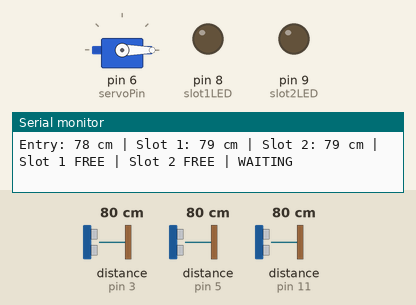
This sketch was run on a simulated Arduino Uno, built with avr-gcc and run on an emulated ATmega328P. Shown: servo, output pins drawn as LEDs (lit = HIGH), the last lines printed to the serial monitor. Wiring (inferred from the names in the program): 3 × ultrasonic range finder: trigger pin 2, echo pin 3 / trigger pin 4, echo pin 5 / trigger pin 10, echo pin 11. The test bench sets the inputs (shaded band); at power-on: distance to the obstacle (sensors on pin 3, pin 5, pin 11) 80 cm. The echo pulse lasts 58.3 µs per cm; pins used as bus, display or sensor lines are not drawn.

Above: at 1.3 s.
1.4 s: distance to the obstacle (sensor on pin 3) set to 13 cm
2.9 s: distance to the obstacle (sensor on pin 3) set to 10 cm
At 3.9 s:
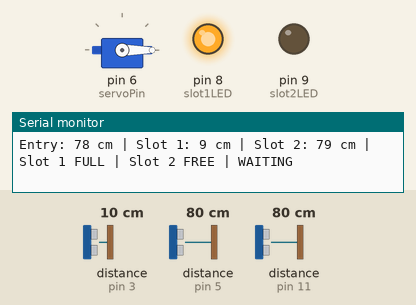
4.7 s: distance to the obstacle (sensor on pin 5) set to 13 cm
6.2 s: distance to the obstacle (sensor on pin 5) set to 10 cm
At 7.4 s:
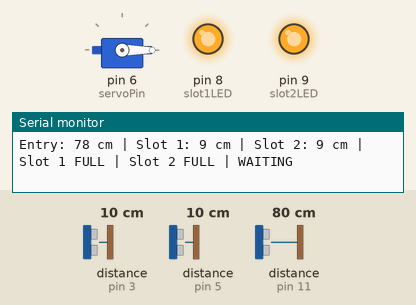
7.9 s: distance to the obstacle (sensor on pin 3) set to 18 cm
At 9.0 s:
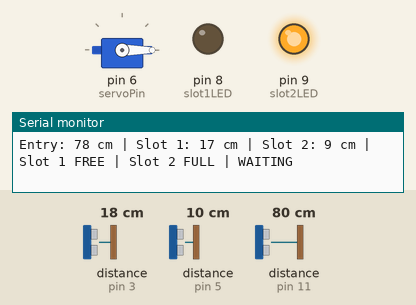
9.5 s: distance to the obstacle (sensor on pin 11) set to 18 cm
11.0 s: distance to the obstacle (sensor on pin 11) set to 14 cm
At 12.4 s:
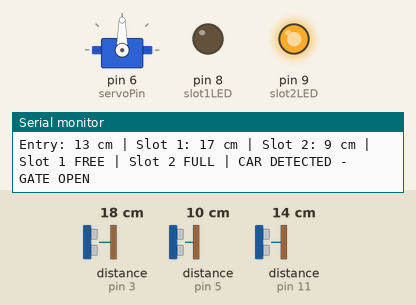
Timing chart, 0 to 13.6 s (numbered marks = the images above; inputs shaded):
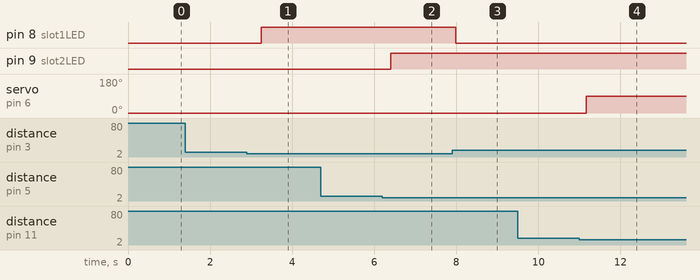

The sketch:

smart_parking_system.ino
```cpp
#include <Servo.h>

// ---------- Pin Configuration ----------

// Entry sensor
const int entryTrig = 10;
const int entryEcho = 11;

// Parking Slot 1 sensor
const int slot1Trig = 2;
const int slot1Echo = 3;

// Parking Slot 2 sensor
const int slot2Trig = 4;
const int slot2Echo = 5;

// Servo barrier
const int servoPin = 6;

// LEDs
const int slot1LED = 8;
const int slot2LED = 9;

Servo barrier;

// ---------- Settings ----------
const int entryDistance = 15;
const int parkingDistance = 10;


// ---------- Distance Function ----------
long getDistance(int trigPin, int echoPin)
{
  digitalWrite(trigPin, LOW);
  delayMicroseconds(2);

  digitalWrite(trigPin, HIGH);
  delayMicroseconds(10);

  digitalWrite(trigPin, LOW);

  long duration = pulseIn(echoPin, HIGH, 30000);

  if (duration == 0)
    return 999;

  return duration * 0.034 / 2;
}


// ---------- Setup ----------
void setup()
{
  Serial.begin(9600);

  pinMode(entryTrig, OUTPUT);
  pinMode(entryEcho, INPUT);

  pinMode(slot1Trig, OUTPUT);
  pinMode(slot1Echo, INPUT);

  pinMode(slot2Trig, OUTPUT);
  pinMode(slot2Echo, INPUT);

  pinMode(slot1LED, OUTPUT);
  pinMode(slot2LED, OUTPUT);

  barrier.attach(servoPin);

  // Start with barrier closed
  barrier.write(0);

  Serial.println("SMART PARKING SYSTEM");
  Serial.println("---------------------");
}


// ---------- Main Program ----------
void loop()
{
  long entry = getDistance(entryTrig, entryEcho);
  long slot1 = getDistance(slot1Trig, slot1Echo);
  long slot2 = getDistance(slot2Trig, slot2Echo);

  // Check parking slots
  bool slot1Occupied = slot1 <= parkingDistance;
  bool slot2Occupied = slot2 <= parkingDistance;

  bool parkingAvailable = !slot1Occupied || !slot2Occupied;

  // ---------- LED indication ----------

  if (slot1Occupied)
  {
    digitalWrite(slot1LED, HIGH);
  }
  else
  {
    digitalWrite(slot1LED, LOW);
  }

  if (slot2Occupied)
  {
    digitalWrite(slot2LED, HIGH);
  }
  else
  {
    digitalWrite(slot2LED, LOW);
  }


  // ---------- Serial Monitor ----------

  Serial.print("Entry: ");
  Serial.print(entry);
  Serial.print(" cm | ");

  Serial.print("Slot 1: ");
  Serial.print(slot1);
  Serial.print(" cm | ");

  Serial.print("Slot 2: ");
  Serial.print(slot2);
  Serial.print(" cm | ");


  if (slot1Occupied)
    Serial.print("Slot 1 FULL | ");
  else
    Serial.print("Slot 1 FREE | ");

  if (slot2Occupied)
    Serial.print("Slot 2 FULL");
  else
    Serial.print("Slot 2 FREE");


  // ---------- Barrier Control ----------

  if (entry <= entryDistance && parkingAvailable)
  {
    Serial.println(" | CAR DETECTED - GATE OPEN");

    barrier.write(90);

    delay(3000);

    barrier.write(0);
  }
  else if (entry <= entryDistance && !parkingAvailable)
  {
    Serial.println(" | PARKING FULL - GATE CLOSED");

    barrier.write(0);
  }
  else
  {
    Serial.println(" | WAITING");

    barrier.write(0);
  }

  delay(500);
}
```

Measured:
- the behaviour switches between 12 and 11 cm on distance to the obstacle (sensor on pin 3) (found by bisection; images 0 and 1)
- the behaviour switches between 12 and 11 cm on distance to the obstacle (sensor on pin 5) (found by bisection; images 1 and 2)
- the behaviour switches between 17 and 16 cm on distance to the obstacle (sensor on pin 11) (found by bisection; images 3 and 4)
- after the input at 2.9 s, pin 8 (slot1LED): LOW → HIGH after 0.34 s
- after the input at 6.2 s, pin 9 (slot2LED): LOW → HIGH after 0.21 s
- after the input at 7.9 s, pin 8 (slot1LED): HIGH → LOW after 0.08 s
- after the input at 11.0 s, servo on pin 6 (servoPin): 0° → 90° after 0.17 s
